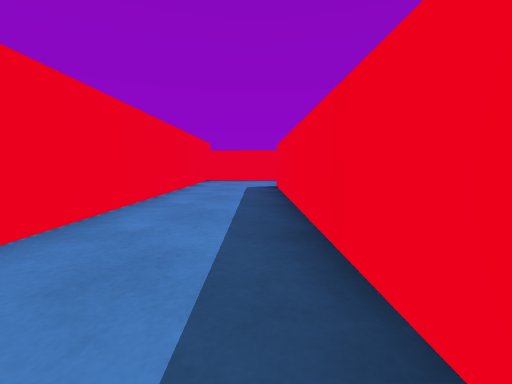
view 1 (above)

16 first-person views from a walk through a 3-D level made in the Unity game engine. The camera is 0.52 m above the floor, tilts 6° down and sees 90° across. The floor is counted in squares, 1 m on a side. Each view is taken from the middle of a square. On the plan, view 1 faces up. The plan holds only what a view shows up to about 9 squares ahead; the rest is blank. The place goes on beyond the plan.

view 2
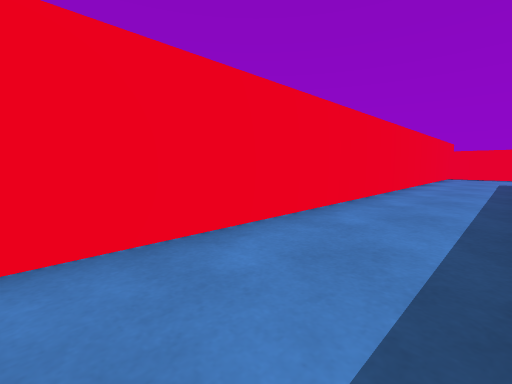

view 3
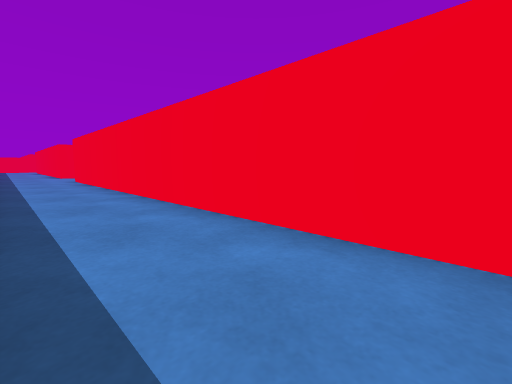

view 4
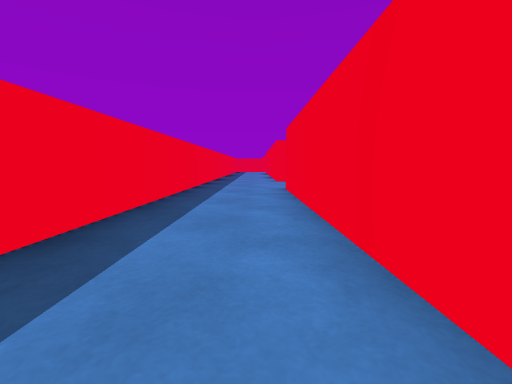

view 5
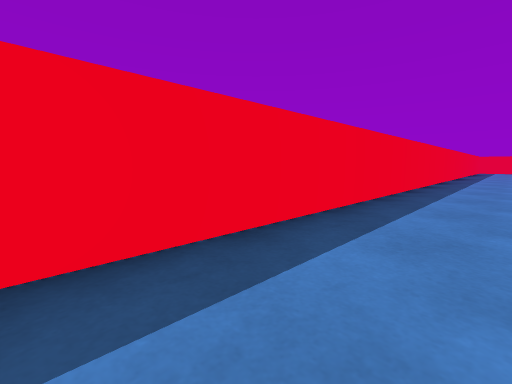

view 6
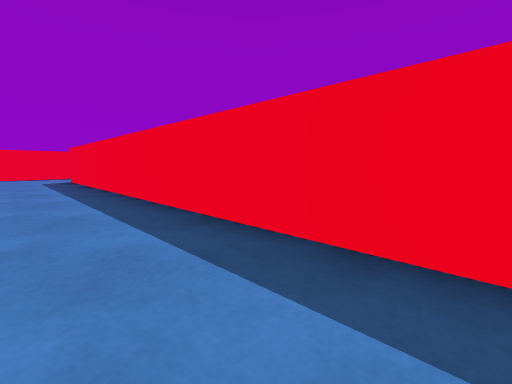

view 7
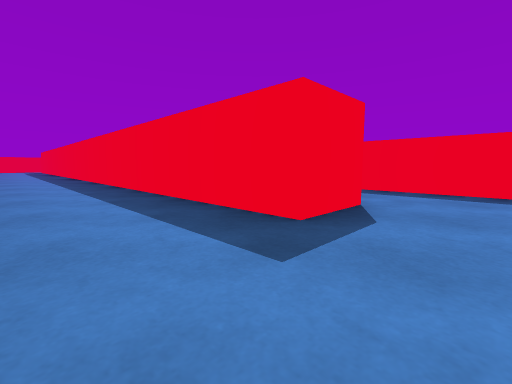

view 8
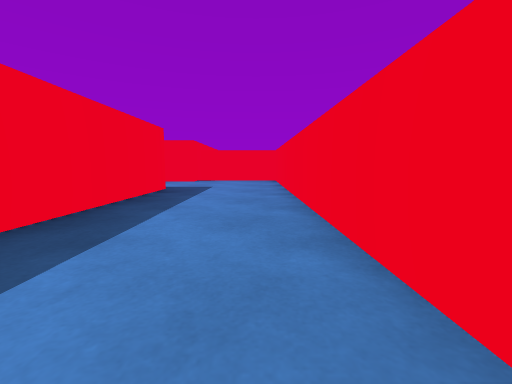

view 9
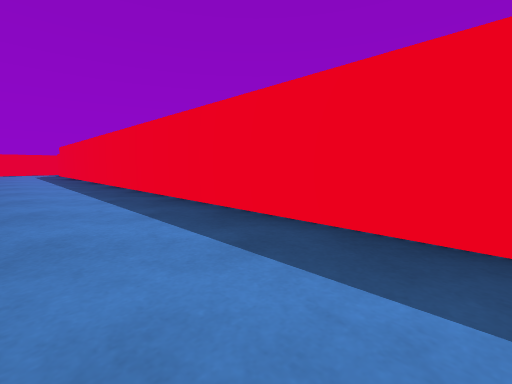

view 10
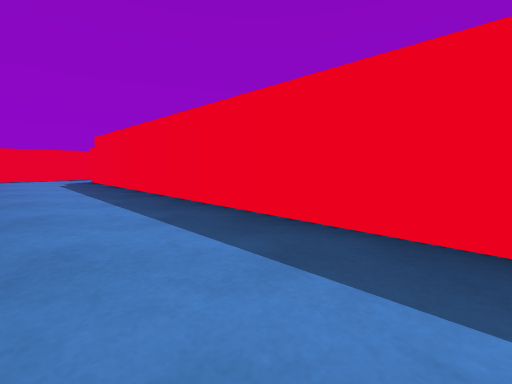

view 11
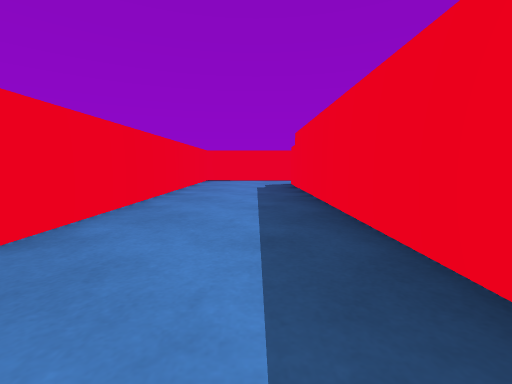

view 12
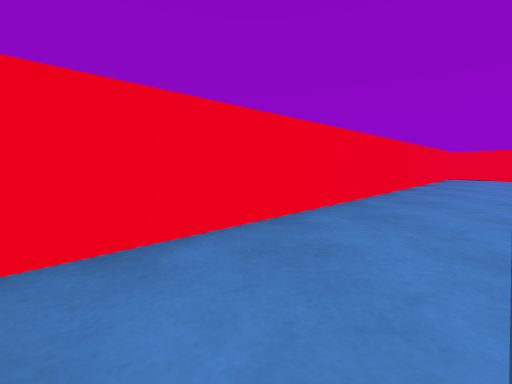

view 13
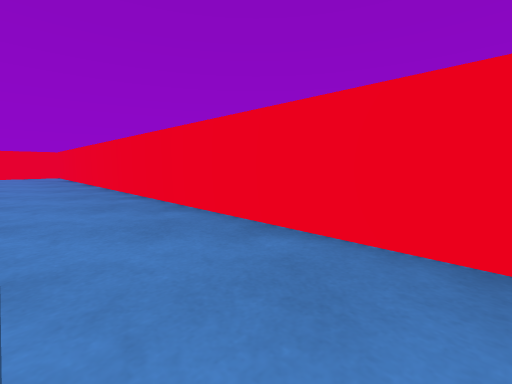

view 14
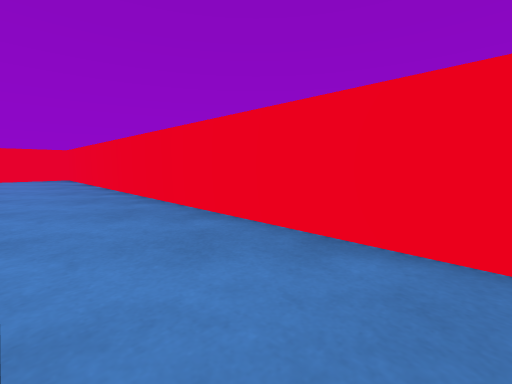

view 15
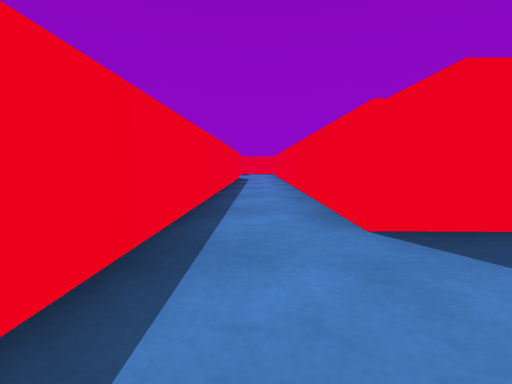

view 16
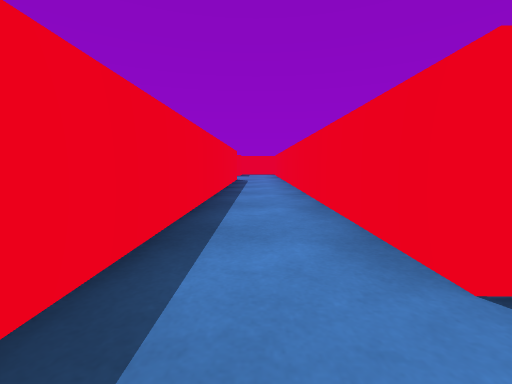

### Floor plan
Points are (right, up) in squares from view 1. A wall is a line through its corners. A room is listed if a view was taken in it or the views show most of it. See-through windows are left out.
Room 1 (views 1, 2, 3, 4, 5, 6)
walls: (0.7, 8.7) (-1.7, 8.7) (-1.7, -10.6); (-1.7, -13.2) (-1.7, -14); (0.5, -14.6) (0.5, 6.5)
ways out: opening at (-2.5, -11.5) to room 2
Room 2 (views 7, 8, 9, 10, 11, 12, 13, 14, 15, 16)
walls: (-1.7, -10.6) (-3, -10.6) (-3, 10.1) (2.5, 10.1); (2.5, 11.7) (-5.7, 11.8) (-5.7, -13.7) (-3, -13.7) (-3, -13.2) (-1.7, -13.2)
ways out: opening at (-2.5, -11.5) to room 1

Where each view was taken, in squares from view 1:
view 1: 0 up, 0 right, facing up
view 2: 3 down, 0 right, facing up-left
view 3: 1 down, 0 right, facing down-left
view 4: 5 down, 1 left, facing down
view 5: 4 down, 1 left, facing down-right
view 6: 3 down, 1 left, facing up-right
view 7: 12 down, 5 left, facing up-right
view 8: 5 down, 5 left, facing down
view 9: 5 down, 5 left, facing up-right
view 10: 1 up, 5 left, facing up-right
view 11: 3 up, 4 left, facing up
view 12: 0 up, 4 left, facing up-left
view 13: 1 down, 4 left, facing down-left
view 14: 3 down, 4 left, facing down-left
view 15: 11 up, 5 left, facing right
view 16: 11 up, 4 left, facing right
